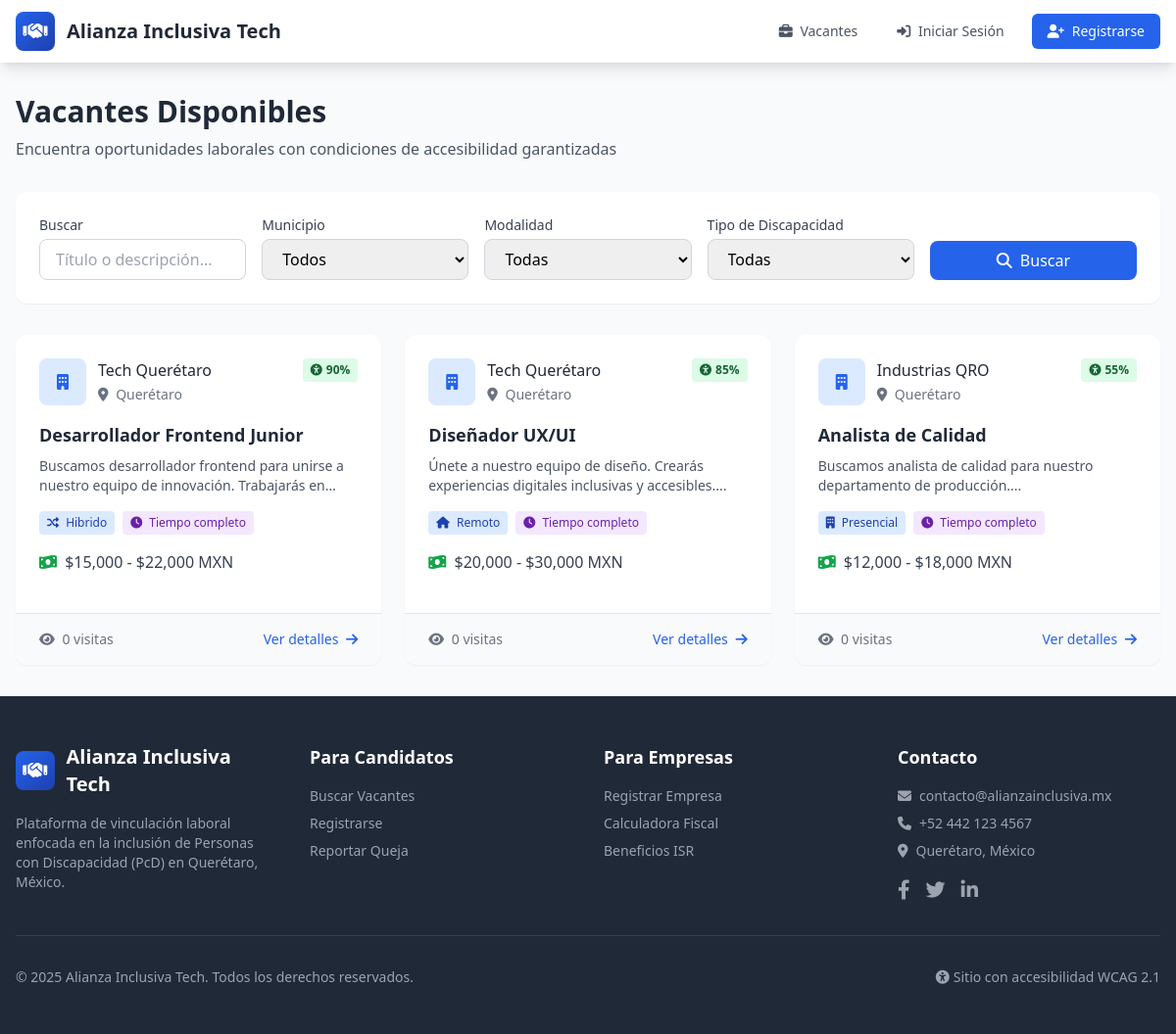
The page /vacantes on the database its author committed.
### tables this page shows
CREATE TABLE vacantes (
    id INT AUTO_INCREMENT PRIMARY KEY,
    empresa_id INT NOT NULL,
    titulo VARCHAR(255) NOT NULL,
    slug VARCHAR(255) NOT NULL,
    descripcion TEXT NOT NULL,
    requisitos TEXT NULL,
    tipo_contrato ENUM('indefinido', 'temporal', 'practicas', 'freelance') DEFAULT 'indefinido',
    jornada ENUM('tiempo_completo', 'medio_tiempo', 'por_horas', 'flexible') DEFAULT 'tiempo_completo',
    modalidad ENUM('presencial', 'remoto', 'hibrido') DEFAULT 'presencial',
    salario_minimo DECIMAL(10,2) NULL,
    salario_maximo DECIMAL(10,2) NULL,
    mostrar_salario TINYINT(1) DEFAULT 1,
    ubicacion VARCHAR(255) NULL,
    municipio VARCHAR(100) DEFAULT 'Querétaro',
    discapacidades_aceptadas TEXT NULL COMMENT 'JSON array de tipos de discapacidad',
    checklist_accesibilidad TEXT NULL COMMENT 'JSON del checklist',
    score_accesibilidad INT DEFAULT 0,
    estado ENUM('borrador', 'pendiente', 'publicada', 'pausada', 'cerrada') DEFAULT 'borrador',
    fecha_publicacion DATETIME NULL,
    fecha_cierre DATE NULL,
    plazas_disponibles INT DEFAULT 1,
    visitas INT DEFAULT 0,
    fecha_creacion DATETIME DEFAULT CURRENT_TIMESTAMP,
    fecha_actualizacion DATETIME DEFAULT CURRENT_TIMESTAMP ON UPDATE CURRENT_TIMESTAMP,
    FOREIGN KEY (empresa_id) REFERENCES empresas(id) ON DELETE CASCADE,
    INDEX idx_estado (estado),
    INDEX idx_municipio (municipio),
    INDEX idx_score (score_accesibilidad),
    INDEX idx_slug (slug)
);

CREATE TABLE empresas (
    id INT AUTO_INCREMENT PRIMARY KEY,
    usuario_id INT NOT NULL,
    razon_social VARCHAR(255) NOT NULL,
    rfc VARCHAR(13) NOT NULL,
    nombre_comercial VARCHAR(255) NULL,
    direccion_fiscal TEXT NOT NULL,
    colonia VARCHAR(150) NULL,
    municipio VARCHAR(100) NOT NULL,
    estado VARCHAR(100) DEFAULT 'Querétaro',
    codigo_postal VARCHAR(10) NOT NULL,
    sector_industrial VARCHAR(100) NOT NULL,
    tamano_empresa ENUM('micro', 'pequena', 'mediana', 'grande') DEFAULT 'pequena',
    telefono VARCHAR(20) NULL,
    sitio_web VARCHAR(255) NULL,
    logo VARCHAR(255) NULL,
    descripcion TEXT NULL,
    verificada TINYINT(1) DEFAULT 0,
    fecha_creacion DATETIME DEFAULT CURRENT_TIMESTAMP,
    fecha_actualizacion DATETIME DEFAULT CURRENT_TIMESTAMP ON UPDATE CURRENT_TIMESTAMP,
    FOREIGN KEY (usuario_id) REFERENCES usuarios(id) ON DELETE CASCADE,
    INDEX idx_rfc (rfc),
    INDEX idx_municipio (municipio)
);

### app/views/vacantes/listar.php (the view, shortened to what the rows shown need)
<div class="py-8 px-4">
    <div class="max-w-7xl mx-auto">
        <div class="mb-8">
            <h1 class="text-3xl font-bold text-gray-800">Vacantes Disponibles</h1>
        </div>
        <?php if (empty($vacantes)): ?>
        <div class="bg-white rounded-xl p-12 text-center">
            <i class="fas fa-briefcase text-gray-300 text-6xl mb-4"></i>
            <h2 class="text-xl font-semibold text-gray-600 mb-2">No se encontraron vacantes</h2>
            <p class="text-gray-500">Intenta con otros filtros de búsqueda</p>
        </div>
        <?php else: ?>
        <div class="grid md:grid-cols-2 lg:grid-cols-3 gap-6">
            <?php foreach ($vacantes as $vacante): ?>
            <article class="bg-white rounded-xl shadow-sm hover:shadow-lg transition overflow-hidden">
                <div class="p-6">
                    <div class="flex items-start justify-between mb-4">
                        <div class="flex items-center">
                            <?php if (!empty($vacante['logo'])): ?>
                                <img src="<?= BASE_URL ?>/public/uploads/logos/<?= htmlspecialchars($vacante['logo']) ?>"
                                     alt="Logo" class="w-12 h-12 rounded-lg object-cover">
                            <?php else: ?>
                                <div class="w-12 h-12 bg-blue-100 rounded-lg flex items-center justify-center">
                                    <i class="fas fa-building text-primary"></i>
                                </div>
                            <?php endif; ?>
                            <div class="ml-3">
                                <h4 class="font-medium text-gray-800"><?= htmlspecialchars($vacante['nombre_comercial'] ?? $vacante['razon_social']) ?></h4>
                                <span class="text-sm text-gray-500"><i class="fas fa-map-marker-alt mr-1"></i> <?= htmlspecialchars($vacante['municipio']) ?></span>
                            </div>
                        </div>
                        <div class="bg-green-100 text-green-800 text-xs font-semibold px-2 py-1 rounded" title="Score de Accesibilidad">
                            <i class="fas fa-universal-access mr-1"></i><?= $vacante['score_accesibilidad'] ?>%
                        </div>
                    </div>
                    <h3 class="text-lg font-semibold text-gray-800 mb-2">
                        <a href="<?= BASE_URL ?>/vacante/<?= htmlspecialchars($vacante['slug']) ?>" class="hover:text-primary">
                            <?= htmlspecialchars($vacante['titulo']) ?>
                        </a>
                    </h3>
                    <p class="text-gray-600 text-sm mb-4 line-clamp-2">
                        <?= htmlspecialchars(substr($vacante['descripcion'], 0, 120)) ?>...
                    </p>
                    <div class="flex flex-wrap gap-2 mb-4">
                        <span class="bg-blue-100 text-blue-800 text-xs px-2 py-1 rounded">
                            <i class="fas fa-<?= $vacante['modalidad'] === 'remoto' ? 'home' : ($vacante['modalidad'] === 'hibrido' ? 'random' : 'building') ?> mr-1"></i>
                            <?= ucfirst($vacante['modalidad']) ?>
                        </span>
                        <span class="bg-purple-100 text-purple-800 text-xs px-2 py-1 rounded">
                            <i class="fas fa-clock mr-1"></i>
                            <?= ucfirst(str_replace('_', ' ', $vacante['jornada'])) ?>
                        </span>
                    </div>
                    <?php if ($vacante['mostrar_salario'] && ($vacante['salario_minimo'] || $vacante['salario_maximo'])): ?>
                    <div class="text-gray-700 font-medium mb-4">
                        <i class="fas fa-money-bill-wave text-green-600 mr-1"></i>
                        <?php if ($vacante['salario_minimo'] && $vacante['salario_maximo']): ?>
                            $<?= number_format($vacante['salario_minimo']) ?> - $<?= number_format($vacante['salario_maximo']) ?> MXN
                        <?php elseif ($vacante['salario_minimo']): ?>
                            Desde $<?= number_format($vacante['salario_minimo']) ?> MXN
                        <?php else: ?>
                            Hasta $<?= number_format($vacante['salario_maximo']) ?> MXN
                        <?php endif; ?>
                    </div>
                    <?php endif; ?>
                </div>
                <div class="border-t px-6 py-4 bg-gray-50 flex justify-between items-center">
                    <span class="text-sm text-gray-500">
                        <i class="fas fa-eye mr-1"></i> <?= $vacante['visitas'] ?> visitas
                    </span>
                    <a href="<?= BASE_URL ?>/vacante/<?= htmlspecialchars($vacante['slug']) ?>"
                       class="text-primary hover:underline font-medium text-sm">
                        Ver detalles <i class="fas fa-arrow-right ml-1"></i>
                    </a>
                </div>
            </article>
            <?php endforeach; ?>
        </div>
        <?php endif; ?>
    </div>
</div>

### rows shown on the page
vacantes: empresa.nombre_comercial "Tech Querétaro", municipio "Querétaro", score_accesibilidad "90", titulo "Desarrollador Frontend Junior", descripcion "Buscamos desarrollador frontend para unirse a nuestro equipo de innovación. Trabajarás…", modalidad "Hibrido", jornada "Tiempo completo", salario_minimo "15,000", salario_maximo "22,000", visitas "0"
vacantes: empresa.nombre_comercial "Tech Querétaro", municipio "Querétaro", score_accesibilidad "85", titulo "Diseñador UX/UI", descripcion "Únete a nuestro equipo de diseño. Crearás experiencias digitales inclusivas y accesibles.", modalidad "Remoto", jornada "Tiempo completo", salario_minimo "20,000", salario_maximo "30,000", visitas "0"
vacantes: empresa.nombre_comercial "Industrias QRO", municipio "Querétaro", score_accesibilidad "55", titulo "Analista de Calidad", descripcion "Buscamos analista de calidad para nuestro departamento de producción.", modalidad "Presencial", jornada "Tiempo completo", salario_minimo "12,000", salario_maximo "18,000", visitas "0"

### other values the page prints
$sitioNombre "Alianza Inclusiva Tech"
SITE_NAME "Alianza Inclusiva Tech"
SITE_CONTACT_EMAIL "contacto@alianzainclusiva.mx"
SITE_CONTACT_PHONE "+52 442 123 4567"
